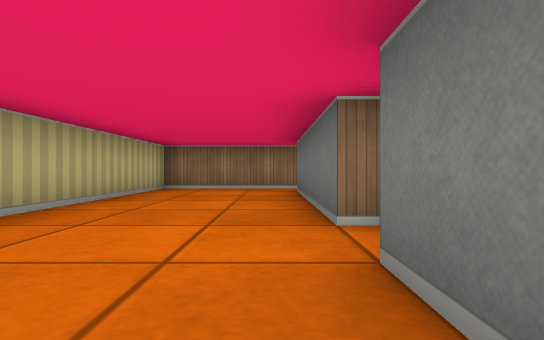
view 1 (above)

12 first-person views from a walk through a cub3D maze. The camera is about half as high as the walls, looks level and sees 80° across. The floor is counted in squares. Each view is taken from the middle of a square. On the plan, view 1 faces up. The plan holds only what a view shows up to about 9 squares ahead; the rest is blank.

view 2
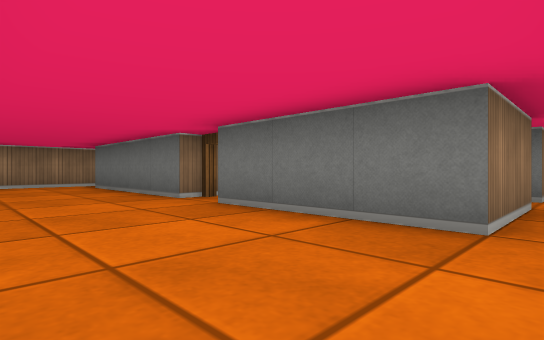

view 3
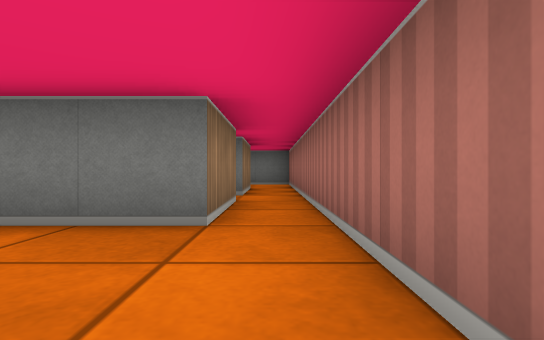

view 4
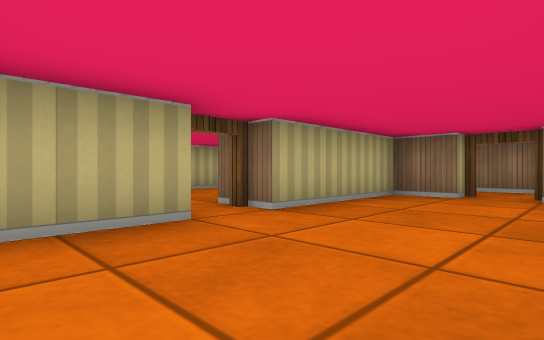

view 5
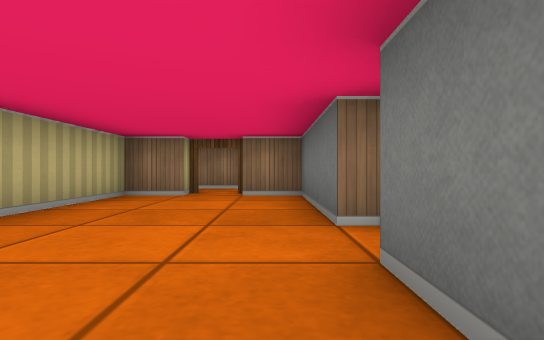

view 6
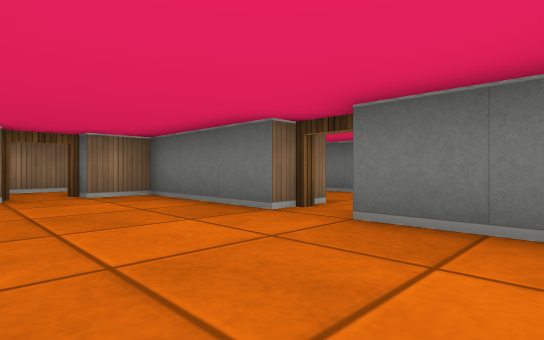

view 7
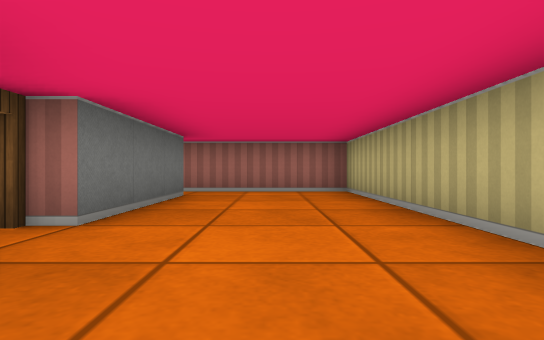

view 8
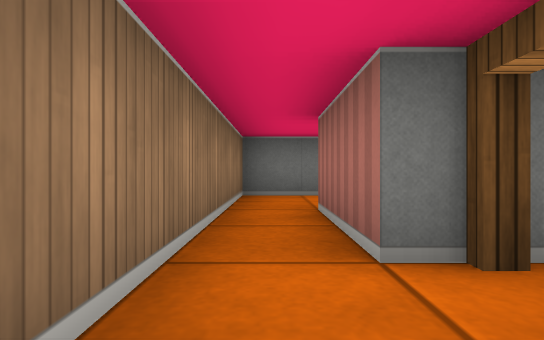

view 9
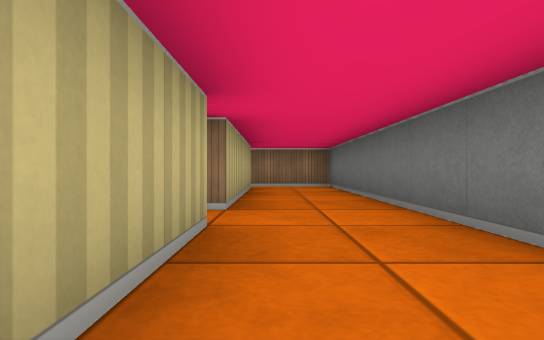

view 10
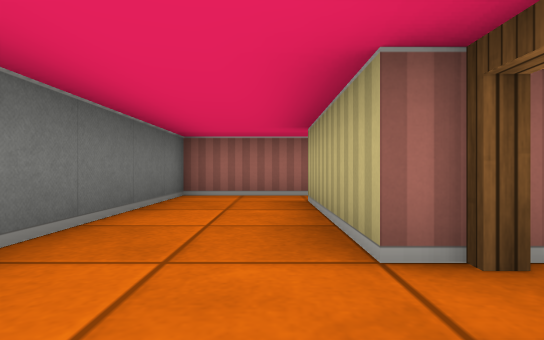

view 11
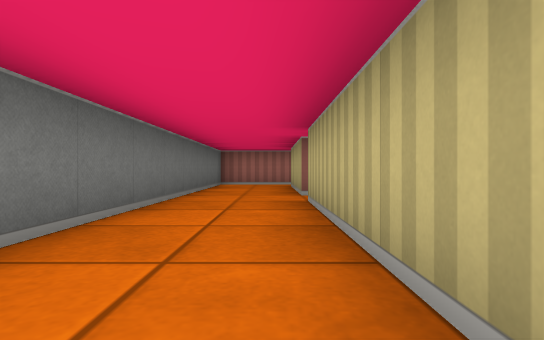

view 12
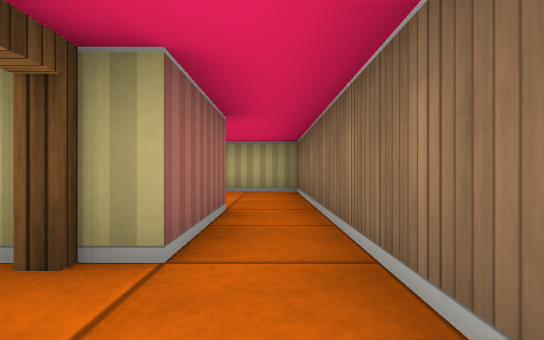

### Floor plan
Points are (right, up) in squares from view 1. A wall is a line through its corners. A room is listed if a view was taken in it or the views show most of it. See-through windows are left out.
Room 1 (views 1, 2, 3, 7, 8, 12)
walls: (0.5, 2.5) (0.5, 6.5) (2.5, 6.5); (3.5, 6.5) (5.5, 6.5); (2.5, -1.5) (0.5, -1.5) (0.5, 1.5); (5.5, -1.5) (3.5, -1.5); (5.5, 7.5) (-2.5, 7.5) (-2.5, -2.5) (5.5, -2.5)
ways out: open door at (1, 2) to room 2; open door at (3, -1) to room 2; open door at (3, 6) to room 2; opening at (6, -2) to room 3; opening at (6, 7) to room 3
Room 2 (views 4, 5, 6)
walls: (4.5, 2.5) (4.5, 5.5) (3.5, 5.5); (1.5, 1.5) (1.5, 0.1); (2.5, 5.5) (1.5, 5.5) (1.5, 2.5); (4.5, 0.1) (4.5, 1.5)
ways out: open door at (1, 2) to room 1; open door at (3, -1) to room 1; open door at (3, 6) to room 1; open door at (5, 2) to room 3
Room 3 (views 9, 10, 11)
walls: (5.5, 1.5) (5.5, -1.5); (5.5, 6.5) (5.5, 2.5); (5.5, -2.5) (7.5, -2.5) (7.5, 7.5) (5.5, 7.5)
ways out: opening at (6, -2) to room 1; opening at (6, 7) to room 1; open door at (5, 2) to room 2

Positions as (right, up) in squares from view 1, and headings:
1: (0, 0), facing up
2: (-2, -2), facing up-right
3: (-2, -2), facing right
4: (4, 0), facing up-left
5: (4, 0), facing up
6: (2, 0), facing up-right
7: (-1, 4), facing down
8: (2, 7), facing right
9: (6, -1), facing up
10: (6, 3), facing down
11: (6, 7), facing down
12: (4, 7), facing left
